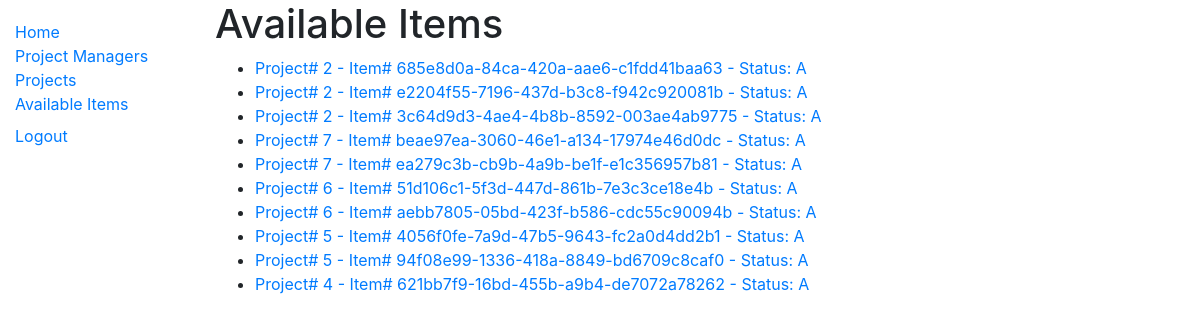
/catalog/available-items/ (signed in), run on the app's committed database.
### catalog/models.py (models this page shows, shortened)
class Item(models.Model):
    item_num = models.UUIDField(primary_key=True, default=uuid.uuid4,
                          help_text="Unique ID for this particular item across whole library")
    prj = models.ForeignKey('Project', on_delete=models.SET_NULL, null=True)
    AVAILABLE = 'A' # Begin STATUS_CHOICES.
    RESERVED = 'R'
    DEPLOYED = 'D'
    STATUS_CHOICES = (
        (AVAILABLE, 'Available'),
        (RESERVED, 'Reserved'),
        (DEPLOYED, 'Deployed'),
    )
    status = models.CharField(max_length=1, choices=STATUS_CHOICES, default=AVAILABLE)
    BUILDING_MATL = 'BLD' # Begin DESCRIPTION_CHOICES.
    LIVING = 'LVR'
    KITCHEN = 'KIT'
    BEDROOM = 'BDR'
    BATHROOM = 'BAT'
    CLOTHING = 'CLT'
    OUTDOOR = 'OUT'
    PET_SUPPLIES = 'PET'
    RECREATIONAL = 'REC'
    VEHICLE = 'VEH'
    DESCRIPTION_CHOICES = (
        (BUILDING_MATL, 'Building Materials'),
        (LIVING, 'Living Room'),
        (KITCHEN, 'Kitchen'),
        (BEDROOM, 'Bedroom'),
        (BATHROOM, 'Bathroom'),
        (CLOTHING, 'Clothing'),
        (OUTDOOR, 'Outdoor'),
        (PET_SUPPLIES, 'Pet Supplies'),
        (RECREATIONAL, 'Recreational'),
        (VEHICLE, 'Vehicle'),
    )
    description = models.CharField(max_length=3, choices=DESCRIPTION_CHOICES, default=BUILDING_MATL)
    NORTHWEST = 'NW' # Begin SECTOR_CHOICES.
    NORTHCENTER = 'NC'
    NORTHEAST = 'NE'
    CENTERWEST = 'CW'
    CENTERCENTER = 'CC'
    CENTEREAST = 'CE'
    SOUTHWEST = 'SW'
    SOUTHCENTER = 'SC'
    SOUTHEAST = 'SE'
    SECTOR_CHOICES = (
        (NORTHWEST, 'North-West'),
        (NORTHCENTER, 'North-Center'),
        (NORTHEAST, 'North-East'),
        (CENTERWEST, 'Central-West'),
        (CENTERCENTER, 'Central-Center'),
        (CENTEREAST, 'Central-East'),
        (SOUTHWEST, 'South-West'),
        (SOUTHCENTER, 'South-Center'),
        (SOUTHEAST, 'South-East'),
    )
    sector = models.CharField(max_length=2, choices=SECTOR_CHOICES, default=NORTHWEST)
    notes = models.CharField(max_length=500, default='Notes')
    date_created = models.DateTimeField(auto_now=True)

class Project(models.Model):
    prj_num = models.AutoField(primary_key=True)
    prj_mgr = models.ForeignKey('PrjMgr', on_delete=models.SET_NULL, null=True)
    summary = models.TextField(max_length=1000, help_text="Enter project description")
    date_created = models.DateField(auto_now=True)
    completion_date = models.DateField(auto_now=False, null=True)

### catalog/views.py (the view)
# urls.py: path('available-items/', views.ItemsAvailableListView.as_view(), name='available-items'),
class ItemsAvailableListView(LoginRequiredMixin, generic.ListView):  # View function for assigned items view.
    model = Item
    template_name = 'catalog/available_items.html'
    paginate_by = 50
    def get_queryset(self):  # Returns any items which are deployed. .filter(prj_mgr=self.request.user)
        return Item.objects.filter(status__exact='A')

### catalog/templates/catalog/available_items.html
{% extends "base_generic.html" %}
{% block content %}
    <h1>Available Items</h1>
    {% if item_list %}
    <ul>
      {% for item in item_list %}
      <li>
        <a href="{% url 'project-detail' item.prj.prj_num %} ">Project# {{item.prj.prj_num}} - Item# {{ item.item_num }} - Status: {{ item.status }}</a>
      </li>
      {% endfor %}
    </ul>
    {% else %}
      <p>There are no items assigned.</p>
    {% endif %}
{% endblock %}

### data on the page
Item: prj.prj_num "2", item_num "685e8d0a-84ca-420a-aae6-c1fdd41baa63", status "A"
Item: prj.prj_num "2", item_num "e2204f55-7196-437d-b3c8-f942c920081b", status "A"
Item: prj.prj_num "2", item_num "3c64d9d3-4ae4-4b8b-8592-003ae4ab9775", status "A"
Item: prj.prj_num "7", item_num "beae97ea-3060-46e1-a134-17974e46d0dc", status "A"
Item: prj.prj_num "7", item_num "ea279c3b-cb9b-4a9b-be1f-e1c356957b81", status "A"
Item: prj.prj_num "6", item_num "51d106c1-5f3d-447d-861b-7e3c3ce18e4b", status "A"
Item: prj.prj_num "6", item_num "aebb7805-05bd-423f-b586-cdc55c90094b", status "A"
Item: prj.prj_num "5", item_num "4056f0fe-7a9d-47b5-9643-fc2a0d4dd2b1", status "A"
Item: prj.prj_num "5", item_num "94f08e99-1336-418a-8849-bd6709c8caf0", status "A"
Item: prj.prj_num "4", item_num "621bb7f9-16bd-455b-a9b4-de7072a78262", status "A"
